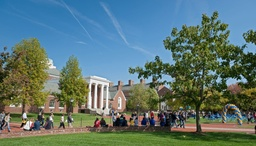
#> input picture MachineLearning/HW3/udel1/udel1.jpg, 256 x 146 px, shrunk from 1280 x 730 before the run, given in place of ., which was not available
$ python -i main.py   (imports and definitions only)   (Python 2 division)
#> lines starting #> are read from the running program, lines starting #| are printed output that depends on the picture; after the words box and inside, x2 and y2 are one past the last pixel; in counts of white or black regions, pixels touching at a corner belong together; pictures that were not available may be replaced by others from this repository, and a replacement may not be noted
### Computer-Vision/tools.py
###################################
#                                 #
# Author: Ruiqi Wang              #
# Date: Oct 20th, 2018            #
#                                 #
###################################

import cv2
import numpy as np
import matplotlib.pyplot as plt

def check_data_type(M):
    '''
    check data type, and transform to np.ndarray

    param M: input data type

    return: np.ndarray
    '''
    if isinstance(M, np.ndarray):
        return M
    return np.array(M)

def load_image(image):
    '''
    load image from file

    param image: path of image or image matrix in np.ndarray

    return: image matrix
    '''
    if isinstance(image,str):
        return cv2.imread(image,1)
    return image

def show_image(M):
    '''
    show image using matplotlib.pyplot

    param M: input image
    '''
    plt.imshow(cv2.cvtColor(M.astype('uint8'),cv2.COLOR_BGR2RGB))
    plt.show()

def add_padding(M, padding):
    '''
    add padding to input image with fixed width and height given by parameter padding

    param M: input image
    param padding: tuple of (width, height), give the width and height of padding

    return: image after padded
    '''
    # M = __check_data_type(M)
    if len(padding) > 1:
        vpadding_u = M[1:padding[1]+1,:,:][::-1,:,:]
        vpadding_d = M[-padding[1]-1:-1,:,:][::-1,:,:]
        M_vpadded = np.vstack((vpadding_u,M,vpadding_d))
    else:
        M_vpadded = M
    hpadding_l = M_vpadded[:,1:padding[0]+1,:][:,::-1,:]
    hpadding_r = M_vpadded[:,-padding[0]-1:-1,:][:,::-1,:]
    M_padded = np.hstack((hpadding_l,M_vpadded,hpadding_r))
    return M_padded

def get_im2col_indices(M_shape, kernel_shape):
    '''
    according to the convolution procedure, transfer the image to be convolved into a long matrix containing index of pixels in each slideing window.

    param M_shape: shape (including width, height and channel) of input image
    param kernel_shape: shape (including width and height) of kernel

    return: matrix of index of pixels in each slideing window
    '''
    H,W,C = M_shape
    kernel_height,kernel_width = kernel_shape
    out_height = H-kernel_height/2*2
    out_width = W-kernel_width/2*2

    i0 = np.tile(np.repeat(np.arange(kernel_height), kernel_width),C)
    i1 = np.repeat(np.arange(out_height), out_width)
    i = i0.reshape(-1, 1) + i1.reshape(1, -1)

    j0 = np.tile(np.arange(kernel_width), kernel_height * C)
    j1 = np.tile(np.arange(out_width), out_height)
    j = j0.reshape(-1, 1) + j1.reshape(1, -1)

    k = np.repeat(np.arange(C), kernel_height * kernel_width).reshape(-1, 1)

    return (i,j,k)

def im2col(M, kernel_shape):
    '''
    using the transferred index matrix to accelerate the convolution

    param M: input image
    param kernel_shape: shape (including width and height) of kernel
    '''
    if len(kernel_shape) > 1:
        kernel_height,kernel_width = kernel_shape
    else:
        kernel_height = 1
        kernel_width = kernel_shape[0]
    i, j, k = get_im2col_indices(M.shape, kernel_shape)
    cols = M[i,j,k].T
    cols = cols.reshape((-1,kernel_height*kernel_width))
    return cols.T

def affine_block(pos):
    '''
    build affine variable matrix

    param pos: one of points chose by user

    return: part of affine variable matrix
    '''
    block = np.array([[0,0,0,0,1,0],[0,0,0,0,0,1]], dtype=np.float32)
    block[0,0] = block[1,2] = pos[0]
    block[0,1] = block[1,3] = pos[1]
    return block

def affine_matrix(points):
    '''
    combine all parts of affine matrix into a large variable matrix of points

    param points: points chose by user in original image

    return: variable matrix of affine transfer
    '''
    return np.vstack(tuple(map(affine_block, points)))

def target_vector(points):
    '''
    vector of points' location in target image

    param points: points chose by user in target image

    return: vector of points
    '''
    pos_num = len(points)
    return np.hstack(points).reshape((pos_num * 2, 1))

def affine_point(point, parameter):
    '''
    according to the affine parameter, transform the point chose to be the base point in blending

    param point: point to be transformed
    param parameter: affine parameter

    return: point after transformation
    '''
    point = check_data_type(point)
    point = np.hstack((point,[1]))
    return parameter[0].dot(point.reshape((3,1))).flatten()

def ssd(img_1, img_2, point_1, point_2):
    '''
    compute the SSD for each points in both images

    param img_1, img_2: input images
    param point_1, point_2: points in both image

    return: SSD value of each pair of points
    '''
    def check_boundary(img, point):
        if point[0]-7 < 0 or img.shape[0] <= point[0]+7 or \
           point[1]-7 < 0 or img.shape[1] <= point[1]+7:
            return point, False
        return img[point[0]-7:point[0]+7,point[1]-7:point[1]+7], True
    def normalize(img):
        return img - np.mean(img)
    block_1, flag = check_boundary(img_1, point_1)
    if not flag:    return 1e10
    block_2, flag = check_boundary(img_2, point_2)
    if not flag:    return 1e10
    # [4 lines of commented-out code are left out]
    diff = normalize(block_1) - normalize(block_2)
    return np.sum(diff*diff)

def match_points(img_1, img_2, pos_1, pos_2):
    '''
    match points in both images from given point set

    param img_1, img_2: input images
    param pos_1, pos_2: point set

    return: matched points from both point set 1 and 2
    '''
    matchs_1 = []
    matchs_2 = []
    threshold = 30000
    prev_p1 = np.array([-100,-100])
    prev_p2 = np.array([-100,-100])
    for p1 in pos_1:
        if (prev_p1[0]-p1[0])**2+(prev_p1[1]-p1[1])**2 <= 25:
            continue
        pp = None
        pmin = 1e10
        for p2 in pos_2:
            if (prev_p2[0]-p2[0])**2+(prev_p2[1]-p2[1])**2 <= 25:
                continue
            d = ssd(img_1, img_2, p1, p2)
            if d < pmin:
                pmin = d
                pp = p2
        if pmin < threshold:
            matchs_1.append(p1[::-1])
            matchs_2.append(pp[::-1])
    return matchs_1, matchs_2

# [13 lines left out: function print_corners, not called in this run]

### Computer-Vision/functions.py
###################################
#                                 #
# Author: Ruiqi Wang              #
# Date: Oct 20th, 2018            #
#                                 #
###################################

import sys, cv2
import numpy as np
from matplotlib import pyplot as plt

import tools

# define Gaussian kernel
Gaussian_kernel2D = np.array([[1, 4, 6, 4,1],
                              [4,16,24,16,4],
                              [6,24,36,24,6],
                              [4,16,24,16,4],
                              [1, 4, 6, 4,1]],
                              dtype=np.float32)

def Convolve(I,K):
    '''
    convolution

    param I: input image
    param K: kernel

    return: image after convolution
    '''
    I = tools.check_data_type(I)
    K = tools.check_data_type(K)
    kernel_shape = K.shape
    kernel_dim = K.ndim
    padding_tup = None
    if kernel_dim == 1:
        padding_tup = (kernel_shape[0]/2,)
    else:
        padding_tup = (kernel_shape[0]/2,kernel_shape[1]/2)
    I_padded = tools.add_padding(I, padding_tup)
    I_cols = tools.im2col(I_padded,K.shape)
    I_dash = K.flatten().dot(I_cols)
    I_dash = I_dash.reshape(I.shape)
    return I_dash

def Reduce(I):
    '''
    half down-sample of original input image

    param I: input image

    return: half down-sampled image
    '''
    I_blurred = Convolve(I,Gaussian_kernel2D)
    reduced_index_x = [x for x in range(I.shape[0]) if not x % 2]
    reduced_index_y = [y for y in range(I.shape[1]) if not y % 2]
    I_reduced = I_blurred[reduced_index_x,:,:][:,reduced_index_y,:]
    return I_reduced / 256.

def Expand(I):
    '''
    up-sample of input image, and the size will be doubled on both width and height

    param I: input image

    return: up-sampled image
    '''
    I_expand = np.zeros((I.shape[0]*2,I.shape[1]*2,I.shape[2]))
    I_expand[:I.shape[0],:I.shape[1],:] = I
    I_expand = I_expand[[x/2 + x%2 * I.shape[0] for x in range(2*I.shape[0])],:,:]
    I_expand = I_expand[:,[y/2 + y%2 * I.shape[1] for y in range(2*I.shape[1])],:]
    I_expand_blur = Convolve(I_expand,Gaussian_kernel2D)
    return I_expand_blur / 64.

def GaussianPyramid(I,n):
    '''
    generate Gaussian pyramid on n levels

    param I: input image
    param n: levels of pyramid

    return: a list of image in Gaussian pyramid
    '''
    pyramid = [I]
    print "    generating Lv. 1 of Gaussian pyramid"
    for i in range(n-1):
        print "    generating Lv.", i+2,"of Gaussian pyramid"
        pyramid.append(Reduce(pyramid[i]))
    print
    return pyramid

def LaplacianPyramid(I,n):
    '''
    generate Laplacian pyramid base on Gaussian pyramid on n levels

    param I: input image
    param n: levels of pyramid

    return: a list of image in Laplacian pyramid
    '''
    print ">>> Generating Laplacian pyramid with", n, "levels"
    pyramid = []
    gaussian_pyramid = GaussianPyramid(I,n)
    for i in range(1,n):
        expanded = Expand(gaussian_pyramid[i])
        if expanded.shape[0] != gaussian_pyramid[i-1].shape[0]:
            expanded = expanded[:-1,:,:]
        if expanded.shape[1] != gaussian_pyramid[i-1].shape[1]:
            expanded = expanded[:,:-1,:]
        pyramid.append(gaussian_pyramid[i-1]-expanded)
    pyramid.append(gaussian_pyramid[n-1])
    return pyramid

def Reconstruct(LI,n):
    '''
    reconstruct original image by adding up all differences and the base image in Laplacian pyramid

    param LI: Laplacian pyramid
    param n: levels of reconstruction

    return: image after reconstruction
    '''
    stacks = len(LI)
    if n > stacks:
        n = stacks
    stacks -= 1
    print ">>> Reconstructing image-Lv. 1"
    base_img = LI[-1]
    for i in range(1,n):
        print ">>> Reconstructing image-Lv.",i+1
        expanded = Expand(base_img)
        if expanded.shape[0] != LI[stacks-i].shape[0]:
            expanded = expanded[:-1,:,:]
        if expanded.shape[1] != LI[stacks-i].shape[1]:
            expanded = expanded[:,:-1,:]
        base_img = expanded + LI[stacks-i]
    print
    return base_img

def BlendImage(image_1, image_2, pixel_1=-1, pixel_2=-1):
    '''
    blend image base on n level Laplacian pyramid of both image and n level Gaussian pyramid of bit masks. And finally use reconstruction function to reconstruct the final image

    param image_1, image_2: input images to be blended
    param pixel_1, pixel_2: x value of points corresponse

    return: blended image
    '''
    img_1 = tools.load_image(image_1)
    img_2 = tools.load_image(image_2)

    img_height = img_1.shape[0]
    img_width_1 = img_1.shape[1]
    img_width_2 = img_2.shape[1]
    print img_width_1, img_width_2

    # pick width by clicking
    if pixel_1 < 0 or pixel_2 < 0:
        plt.imshow(cv2.cvtColor(img_1.astype('uint8'),cv2.COLOR_BGR2RGB))
        x,_ = plt.ginput(1)[0]
        plt.close('all')
        pixel_1 = x
        plt.imshow(cv2.cvtColor(img_2.astype('uint8'),cv2.COLOR_BGR2RGB))
        x,_ = plt.ginput(1)[0]
        plt.close('all')
        pixel_2 = x
    pixel_1 = int(img_width_1-pixel_1)
    pixel_2 = int(pixel_2)

    blend_width = max([img_width_1+img_width_2-pixel_1-pixel_2, img_width_1, img_width_2])

    left_width = img_width_1-pixel_1
    right_width = blend_width-img_width_2+pixel_2

    img_1 = np.hstack((img_1,np.zeros((img_height,blend_width-img_width_1,3))))
    img_2 = np.hstack((np.zeros((img_height,blend_width-img_width_2,3)),img_2))

    # bit-mask
    bit_mask_1 = np.hstack((np.ones((img_height,left_width,3)),
                            np.zeros((img_height,blend_width-left_width,3))))
    bit_mask_2 = np.hstack((np.zeros((img_height,right_width,3)),
                            np.ones((img_height,img_width_2-pixel_2,3))))

    # pyramid
    laplacian_img_1 = LaplacianPyramid(img_1,5)
    laplacian_img_2 = LaplacianPyramid(img_2,5)
    print ">>> Generating bit-masks for image 1"
    gaussian_mask_1 = GaussianPyramid(bit_mask_1,5)
    print ">>> Generating bit-masks for image 2"
    gaussian_mask_2 = GaussianPyramid(bit_mask_2,5)

    # blend
    blend_pyramid_1 = [img*mask for img,mask in zip(laplacian_img_1,gaussian_mask_1)]
    blend_pyramid_2 = [img*mask for img,mask in zip(laplacian_img_2,gaussian_mask_2)]

    blend_pyramid = [blend_1+blend_2
                    for blend_1,blend_2 in zip(blend_pyramid_1,blend_pyramid_2)]

    blended_img = Reconstruct(blend_pyramid,5)
    return blended_img

def GetParameters(pos_1, pos_2):
    '''
    using LSE to get affine parameters which can warp image 2 to image 1

    param pos_1, pos_2: corresponse points

    return: affine parameters
    '''
    target_vec = tools.target_vector(pos_1)
    affine_mat = tools.affine_matrix(pos_2)

    if len(pos_1) == 3:
        parameter_vec = np.linalg.inv(affine_mat).dot(target_vec)
    else:
        pseudo_inv = np.linalg.inv(affine_mat.T.dot(affine_mat)).dot(affine_mat.T)
        parameter_vec = pseudo_inv.dot(target_vec)

    parameter_f = parameter_vec.flatten()
    parameter_m = parameter_f[:4].reshape((2,2))
    parameter_t = parameter_f[4:].reshape((2,1))

    parameter_vec = np.hstack((parameter_m, parameter_t))

    return parameter_vec

### Computer-Vision/main.py
###################################
#                                 #
# Author: Ruiqi Wang              #
# Date: Oct 20th, 2018            #
#                                 #
###################################

import sys

from tools import *
from functions import *

# [55 lines left out: functions hw_part1, hw_part2, not called in this run]

def extra(args):
    '''
    homework 1 extra
    '''
#> called with args = '../MachineLearning/HW3/udel1/udel1.jpg'

    # read args, and the args should be like this:
    # $python main.py extra image1.png image2.png
    img_1 = cv2.imread(args[0], 1)
#> img_1 is the input picture: shape (146, 256, 3); mean B, G, R 115.3, 117.7, 92.5
    img_2 = cv2.imread(args[1], 1)

    img_1_g = cv2.cvtColor(img_1, cv2.COLOR_BGR2GRAY)
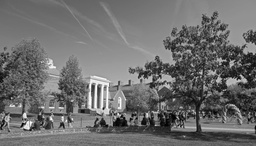
#> img_1_g: shape (146, 256); min 0, max 254, mean 109.9
    img_2_g = cv2.cvtColor(img_2, cv2.COLOR_BGR2GRAY)

    dst_1 = cv2.cornerHarris(img_1_g, 2, 5, 0.05)
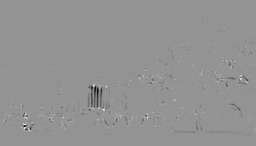
#> dst_1: shape (146, 256) float32; min -0.526, max 0.381, mean -0.00171; drawn with min black and max white
    dst_2 = cv2.cornerHarris(img_2_g, 2, 5, 0.05)
    dst_1 = cv2.dilate(dst_1, None)
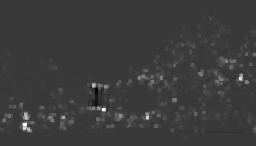
#> dst_1: shape (146, 256) float32; min -0.11, max 0.381, mean 0.00667; drawn with min black and max white
    dst_2 = cv2.dilate(dst_2, None)

    pos_1 = np.vstack((np.nonzero(dst_1>0.3*dst_1.max()))).T
#> pos_1 = 332 pairs, first value 60 to 131, second value 22 to 248
    pos_2 = np.vstack((np.nonzero(dst_2>0.3*dst_2.max()))).T
#> pos_2 has the same summary as pos_1

    sorted(pos_1, key=lambda x: x[1])
    sorted(pos_2, key=lambda x: x[1])

    print "matching points... (%d x %d)" % (pos_1.shape[0], pos_2.shape[0])
#> (printed output is left out)
    matchs_1, matchs_2 = tools.match_points(img_1_g, img_2_g, pos_1, pos_2)
#> the loop in match_points, `for p1 in pos_1:` made 332 passes
#> p1 on passes 3 to 5: [60, 227], [61, 225], [61, 226]
    print "(%d x %d) points matched" % (len(matchs_1), len(matchs_2))
#| (332 x 332) points matched

    parameter = GetParameters(matchs_1, matchs_2)
    img_2_wrap = cv2.warpAffine(img_2, parameter, (img_2.shape[1]*2,img_2.shape[0]))
    blended = BlendImage(img_1, img_2_wrap,
                        np.max(matchs_1,axis=0)[0],
                        tools.affine_point(np.max(matchs_2,axis=0),parameter)[0])
#| 256 512
#> the loop in LaplacianPyramid, `for i in range(1,n):` made 4 passes
#> pass 1, in Expand, `I_expand = I_expand[:,[y/2 + y%2 * I.shape[1] for y in range(2*I.shape..`:
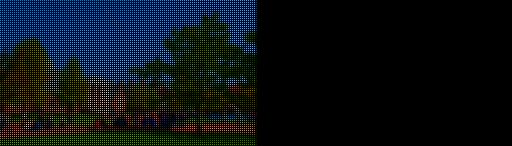
#> I_expand: shape (146, 512, 3) float64; mean of channels 0, 1, 2 14.5, 14.7, 11.6; drawn as B, G, R
#> the loop in LaplacianPyramid (call 2), `for i in range(1,n):` made 4 passes
#> pass 1, in LaplacianPyramid (call 2), `expanded = Expand(gaussian_pyramid[i])`:
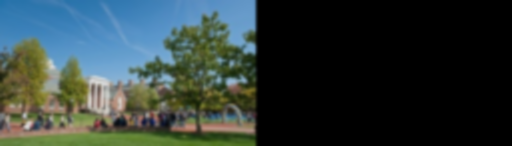
#> expanded: shape (146, 512, 3) float64; mean of channels 0, 1, 2 57.6, 58.8, 46.3; drawn as B, G, R
#> in BlendImage, `gaussian_mask_1 = GaussianPyramid(bit_mask_1,5)`:
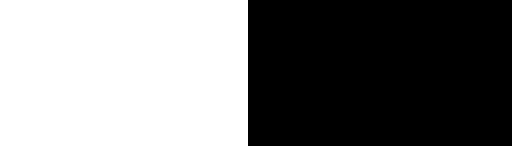
#> bit_mask_1: shape (146, 512, 3) float64; values 0 (black) and 1 (white), 48.4% white; 1 white region, box (x1, y1, x2, y2) and area: (0, 0, 248, 146) 36208
#> the loop in Reconstruct, `for i in range(1,n):` made 4 passes
#> pass 1, in add_padding (call 25), `M_padded = np.hstack((hpadding_l,M_vpadded,hpadding_r))`:
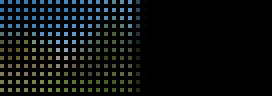
#> M_padded: shape (24, 68, 3) float64 (shown 4 times larger); mean of channels 0, 1, 2 15, 15.2, 11.6; drawn as B, G, R

    tools.show_image(blended)

# [11 lines not run here, left out]

>>> result = extra('../MachineLearning/HW3/udel1/udel1.jpg')
